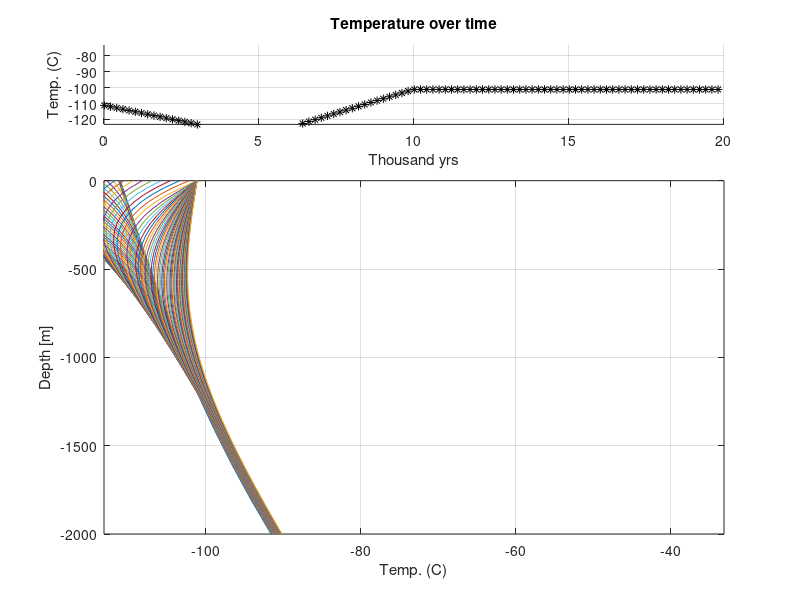

Reproduce this figure in MATLAB.
%1D temperature equation - numerical solution in finite differences
%adapted from code by Dahl-Jensen and Pattyn
close all
clear all

acc=0; % accumulation

gmax=11; % number of gridpoints in vertical
dt=100; % time step (yr)
Tabs=273.15; % absolute temperature
Tsurf=162; % surface temperature in K
secperyear=31556926; % seconds per Earth year
K=2.1*secperyear; % ice conductivity
G=0.028*secperyear;
diffus=1.e-6*secperyear; % Thermal diffusivity
rho=910.; % ice density
H0=2000.; % ice thickness at ice divide
z=linspace(0,-H0,gmax); % vertical spacing
w=-acc*(z/H0+1);% approximation of vertical velocity
t=Tsurf+z*0.; % initialization of temperature
t2=t;
dz=-H0/(gmax-1);
beta=8.7e-4;
Tpmp=Tabs+z*beta;

%constant surface temperature
for k=1:500 % iteration in time
    for i=gmax:-1:1
        alpha(i)=(diffus/dz+w(i))*dt/dz;
        beta(i)=1+(2*diffus/dz+w(i))*dt/dz;
        gamma(i)=diffus*dt/dz^2;
        if i==gmax
            f(i)=1;
            g(i)=-G*dz/K;
        else
            f(i)=alpha(i)/(beta(i)-gamma(i)*f(i+1));
            g(i)=(t(i)+gamma(i)*g(i+1))/(beta(i)-gamma(i)*f(i+1));
        end
    end
    t2(1)=Tsurf; % upper boundary condition (surface temperature)
    for i=2:gmax
        t2(i)=t2(i-1)*f(i)+g(i);
        if t2(i)>Tpmp(i)
            t2(i)=Tpmp(i);
        end
    end
    t=t2; % exchange temperature profiles
    tsave(k,:)=t;
end


%CHANGING Tsurf over time
%start with surface temp from loop above


figure
subplot(4,1,1)
title('Temperature over time')
ylabel('Temp. (C)')
hold on
subplot(4,1,[2:4])
plot(t-Tabs,z,'LineWidth',2);
xlim([-60 5]);
xlabel('Temp. (C)')
ylabel('Depth [m]')
pause(0.05);
hold on
grid on;

%increase grid and temporal resolution
told=tsave(end,:);
zold=z;

gmax=51; % number of gridpoints in vertical
dt=10; % time step (yr)
z=linspace(0,-H0,gmax); % vertical spacing
w=-acc*(z/H0+1);
t=Tsurf+z*0.; % initialization of temperature
dz=-H0/(gmax-1);
beta=8.7e-4;
Tpmp=Tabs+z*beta;

tsave2(1,:)=interp1(zold,told,z);
t2=t;
dz=-H0/(gmax-1);
beta=8.7e-4;
Tpmp=Tabs+z*beta;
Tsurf2=Tsurf;
kk2=1;
timemax=20000;

for kk=1:timemax/dt
    %varying surface temperature over time
    Tsurf2=Tsurf2+0.01;
    if kk<400
        Tsurf2=Tsurf2-0.05;
    elseif kk>=400 && kk<600
        Tsurf2=Tsurf2;
    elseif kk>=600 && kk<1000
        Tsurf2=Tsurf2+0.05;
    else
        Tsurf2=min([Tsurf2 (Tsurf+10)]);
    end
    
    t=tsave2(kk,:); % initialization of temperature
    t2=t;
  % iteration in time
    for i=gmax:-1:1
        alpha(i)=(diffus/dz+w(i))*dt/dz;
        beta(i)=1+(2*diffus/dz+w(i))*dt/dz;
        gamma(i)=diffus*dt/dz^2;
        if i==gmax
            f(i)=1;
            g(i)=-G*dz/K;
        else
            f(i)=alpha(i)/(beta(i)-gamma(i)*f(i+1));
            g(i)=(t(i)+gamma(i)*g(i+1))/(beta(i)-gamma(i)*f(i+1));
        end
    end
    t2(1)=Tsurf2; % upper boundary condition (surface temperature)
    for i=2:gmax
        t2(i)=t(i-1)*f(i)+g(i);
        if t2(i)>Tpmp(i)
            t2(i)=Tpmp(i);
        end
    end
    t=t2; % exchange temperature profiles

    tsave2(kk+1,:)=t;
%plotting    
    if rem(kk,20)==1
        subplot(4,1,1)
        plot(kk*dt/1000,Tsurf2-Tabs,'*k')
        xlim([0 timemax]/1000);
        ylim([150 200]-Tabs)
        xlabel('Thousand yrs')
        hold on
        grid on
        subplot(4,1,[2:4])
        h=plot(t-Tabs,z); grid on;
        xlim([160 240]-Tabs);
        ylim([-H0 0])
        pause(0.5);
        hold all
    end
end


